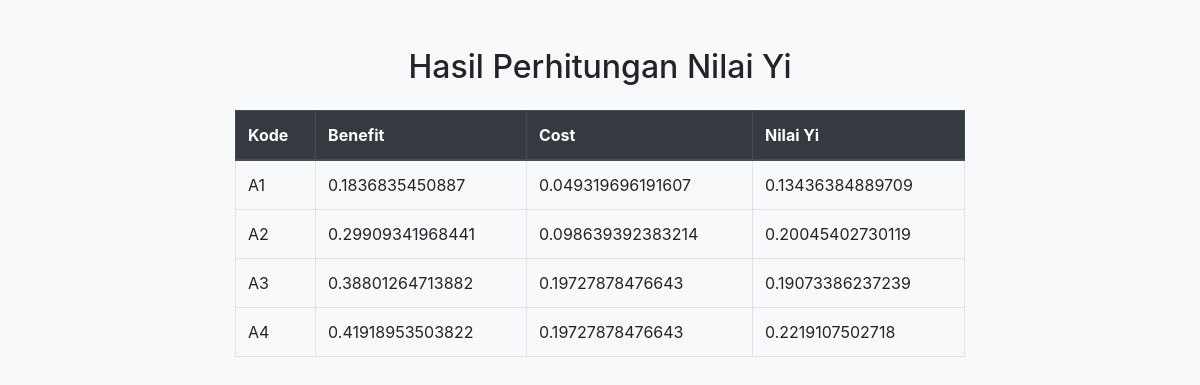
Screenshot of /optimasi.php with the database file from the repository.
### tables this page shows
CREATE TABLE IF NOT EXISTS `data_penilaian` (
  `Kode` char(2) NOT NULL,
  `Nama_Jurusan` varchar(50) NOT NULL,
  `K1` int NOT NULL,
  `K2` int NOT NULL,
  `K3` int NOT NULL,
  `K4` int NOT NULL,
  PRIMARY KEY (`Kode`)
);

### optimasi.php (the view, shortened to what this page needs)
<?php
include 'koneksi.php';
function ambilDataPenilaian()
{
    global $koneksi;
    $query = "SELECT * FROM Data_Penilaian";
    $result = mysqli_query($koneksi, $query);
    $dataPenilaian = [];
    while ($row = mysqli_fetch_assoc($result)) {
        $dataPenilaian[] = $row;
    }
    return $dataPenilaian;
}
function ambilBobotKriteria()
{
    global $koneksi;
    $query = "SELECT * FROM Kriteria";
    $result = mysqli_query($koneksi, $query);
    $bobotKriteria = [];
    while ($row = mysqli_fetch_assoc($result)) {
        $bobotKriteria[$row['Kode']] = $row['Bobot_Kriteria'];
    }
    return $bobotKriteria;
}
function hitungMatriksNormalisasi($dataPenilaian)
{
    $matriksNormalisasi = [];
    $penjumlahanKuadrat = [];
    foreach ($dataPenilaian as $penilaian) {
        foreach ($penilaian as $k => $nilai) {
            if ($k !== 'Kode' && $k !== 'Nama_Jurusan') {
                if (!isset($penjumlahanKuadrat[$k])) {
                    $penjumlahanKuadrat[$k] = 0;
                }
                $penjumlahanKuadrat[$k] += pow($nilai, 2);
            }
        }
    }
    foreach ($dataPenilaian as $penilaian) {
        $kode = $penilaian['Kode'];
        $matriksNormalisasi[$kode] = [];
        foreach ($penilaian as $k => $nilai) {
            if ($k !== 'Kode' && $k !== 'Nama_Jurusan') {
                $matriksNormalisasi[$kode][$k] = $nilai / sqrt($penjumlahanKuadrat[$k]);
            }
        }
    }
    return $matriksNormalisasi;
}
function hitungMatriksNormalisasiTerbobot($matriksNormalisasi, $bobotKriteria)
{
    $matriksNormalisasiTerbobot = [];
    foreach ($matriksNormalisasi as $kode => $nilai) {
        $matriksNormalisasiTerbobot[$kode] = [];
        foreach ($nilai as $k => $nilaiKriteria) {
            $matriksNormalisasiTerbobot[$kode][$k] = $nilaiKriteria * $bobotKriteria[$k];
        }
    }
    return $matriksNormalisasiTerbobot;
}
function hitungNilaiYi($matriksNormalisasiTerbobot)
{
    $nilaiYi = [];
    foreach ($matriksNormalisasiTerbobot as $kode => $nilai) {
        $benefit = $nilai['K1'] + $nilai['K2'] + $nilai['K3'];
        $cost = $nilai['K4'];
        $nilaiYi[$kode] = $benefit - $cost;
    }
    return $nilaiYi;
}
$dataPenilaian = ambilDataPenilaian();
$bobotKriteria = ambilBobotKriteria();
$matriksNormalisasi = hitungMatriksNormalisasi($dataPenilaian);
$matriksNormalisasiTerbobot = hitungMatriksNormalisasiTerbobot($matriksNormalisasi, $bobotKriteria);
$nilaiYi = hitungNilaiYi($matriksNormalisasiTerbobot);
?>
<!DOCTYPE html>
<html lang="en">
<head>
    <link href="https://stackpath.bootstrapcdn.com/bootstrap/4.3.1/css/bootstrap.min.css" rel="stylesheet">
</head>
<body class="bg-light">
    <div class="container mt-5">
        <div class="row">
            <div class="col-md-8 offset-md-2">
                <h2 class="text-center mb-4">Hasil Perhitungan Nilai Yi</h2>
                <table class="table table-bordered">
                    <thead class="thead-dark">
                        <tr>
                            <th>Kode</th>
                            <th>Benefit</th>
                            <th>Cost</th>
                            <th>Nilai Yi</th>
                        </tr>
                    </thead>
                    <tbody>
                        <?php foreach ($nilaiYi as $kode => $nilai): ?>
                            <?php
                            $benefit = $matriksNormalisasiTerbobot[$kode]['K1'] + $matriksNormalisasiTerbobot[$kode]['K2'] + $matriksNormalisasiTerbobot[$kode]['K3'];
                            $cost = $matriksNormalisasiTerbobot[$kode]['K4'];
                            ?>
                            <tr>
                                <td><?= $kode; ?></td>
                                <td><?= $benefit; ?></td>
                                <td><?= $cost; ?></td>
                                <td><?= $nilai; ?></td>
                            </tr>
                        <?php endforeach; ?>
                    </tbody>
                </table>
            </div>
        </div>
    </div>
</body>
</html>

### rows the page displays
data_penilaian: Kode "0.13436384889709", Kode "0.20045402730119", Kode "0.19073386237239", Kode "A4", Kode "0.41918953503822", Kode "0.19727878476643", Kode "0.2219107502718"

### other values shown
$kode "A1"
$benefit "0.1836835450887"
$cost "0.049319696191607"
$kode "A2"
$benefit "0.29909341968441"
$cost "0.098639392383214"
$kode "A3"
$benefit "0.38801264713882"
$cost "0.19727878476643"
